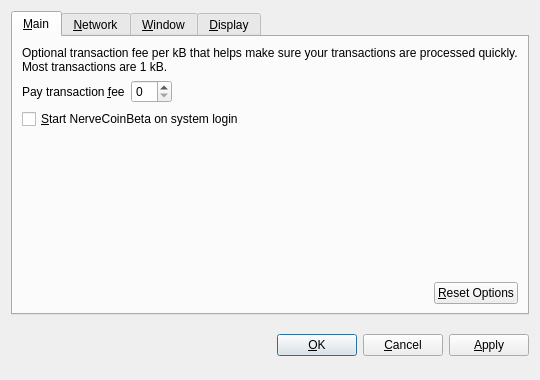
<?xml version="1.0" encoding="UTF-8"?>
<ui version="4.0">
 <class>OptionsDialog</class>
 <widget class="QDialog" name="OptionsDialog">
  <property name="geometry">
   <rect>
    <x>0</x>
    <y>0</y>
    <width>540</width>
    <height>380</height>
   </rect>
  </property>
  <property name="windowTitle">
   <string>Options</string>
  </property>
  <property name="modal">
   <bool>true</bool>
  </property>
  <layout class="QVBoxLayout" name="verticalLayout">
   <item>
    <widget class="QTabWidget" name="tabWidget">
     <property name="tabPosition">
      <enum>QTabWidget::North</enum>
     </property>
     <property name="currentIndex">
      <number>0</number>
     </property>
     <widget class="QWidget" name="tabMain">
      <attribute name="title">
       <string>&amp;Main</string>
      </attribute>
      <layout class="QVBoxLayout" name="verticalLayout_Main">
       <item>
        <widget class="QLabel" name="transactionFeeInfoLabel">
         <property name="text">
          <string>Optional transaction fee per kB that helps make sure your transactions are processed quickly. Most transactions are 1 kB.</string>
         </property>
         <property name="textFormat">
          <enum>Qt::PlainText</enum>
         </property>
         <property name="wordWrap">
          <bool>true</bool>
         </property>
        </widget>
       </item>
       <item>
        <layout class="QHBoxLayout" name="horizontalLayout_1_Main">
         <item>
          <widget class="QLabel" name="transactionFeeLabel">
           <property name="text">
            <string>Pay transaction &amp;fee</string>
           </property>
           <property name="textFormat">
            <enum>Qt::PlainText</enum>
           </property>
           <property name="buddy">
            <cstring>transactionFee</cstring>
           </property>
          </widget>
         </item>
         <item>
          <widget class="BitcoinAmountField" name="transactionFee"/>
         </item>
         <item>
          <spacer name="horizontalSpacer_1_Main">
           <property name="orientation">
            <enum>Qt::Horizontal</enum>
           </property>
           <property name="sizeHint" stdset="0">
            <size>
             <width>40</width>
             <height>20</height>
            </size>
           </property>
          </spacer>
         </item>
        </layout>
       </item>
       <item>
        <widget class="QCheckBox" name="bitcoinAtStartup">
         <property name="toolTip">
          <string>Automatically start NerveCoinBeta after logging in to the system.</string>
         </property>
         <property name="text">
          <string>&amp;Start NerveCoinBeta on system login</string>
         </property>
        </widget>
       </item>
       <item>
        <spacer name="verticalSpacer_Main">
         <property name="orientation">
          <enum>Qt::Vertical</enum>
         </property>
         <property name="sizeHint" stdset="0">
          <size>
           <width>20</width>
           <height>40</height>
          </size>
         </property>
        </spacer>
       </item>
       <item>
        <layout class="QHBoxLayout" name="horizontalLayout_2_Main">
         <item>
          <spacer name="horizontalSpacer_2_Main">
           <property name="orientation">
            <enum>Qt::Horizontal</enum>
           </property>
           <property name="sizeHint" stdset="0">
            <size>
             <width>40</width>
             <height>20</height>
            </size>
           </property>
          </spacer>
         </item>
         <item>
          <widget class="QPushButton" name="resetButton">
           <property name="toolTip">
            <string>Reset all client options to default.</string>
           </property>
           <property name="text">
            <string>&amp;Reset Options</string>
           </property>
           <property name="autoDefault">
            <bool>false</bool>
           </property>
          </widget>
         </item>
        </layout>
       </item>
      </layout>
     </widget>
     <widget class="QWidget" name="tabNetwork">
      <attribute name="title">
       <string>&amp;Network</string>
      </attribute>
      <layout class="QVBoxLayout" name="verticalLayout_Network">
       <item>
        <widget class="QCheckBox" name="mapPortUpnp">
         <property name="toolTip">
          <string>Automatically open the NerveCoinBeta client port on the router. This only works when your router supports UPnP and it is enabled.</string>
         </property>
         <property name="text">
          <string>Map port using &amp;UPnP</string>
         </property>
        </widget>
       </item>
       <item>
        <widget class="QCheckBox" name="connectSocks">
         <property name="toolTip">
          <string>Connect to the NerveCoinBeta network through a SOCKS proxy (e.g. when connecting through Tor).</string>
         </property>
         <property name="text">
          <string>&amp;Connect through SOCKS proxy:</string>
         </property>
        </widget>
       </item>
       <item>
        <layout class="QHBoxLayout" name="horizontalLayout_Network">
         <item>
          <widget class="QLabel" name="proxyIpLabel">
           <property name="text">
            <string>Proxy &amp;IP:</string>
           </property>
           <property name="textFormat">
            <enum>Qt::PlainText</enum>
           </property>
           <property name="buddy">
            <cstring>proxyIp</cstring>
           </property>
          </widget>
         </item>
         <item>
          <widget class="QValidatedLineEdit" name="proxyIp">
           <property name="maximumSize">
            <size>
             <width>140</width>
             <height>16777215</height>
            </size>
           </property>
           <property name="toolTip">
            <string>IP address of the proxy (e.g. 127.0.0.1)</string>
           </property>
          </widget>
         </item>
         <item>
          <widget class="QLabel" name="proxyPortLabel">
           <property name="text">
            <string>&amp;Port:</string>
           </property>
           <property name="textFormat">
            <enum>Qt::PlainText</enum>
           </property>
           <property name="buddy">
            <cstring>proxyPort</cstring>
           </property>
          </widget>
         </item>
         <item>
          <widget class="QLineEdit" name="proxyPort">
           <property name="maximumSize">
            <size>
             <width>55</width>
             <height>16777215</height>
            </size>
           </property>
           <property name="toolTip">
            <string>Port of the proxy (e.g. 9050)</string>
           </property>
          </widget>
         </item>
         <item>
          <widget class="QLabel" name="socksVersionLabel">
           <property name="text">
            <string>SOCKS &amp;Version:</string>
           </property>
           <property name="textFormat">
            <enum>Qt::PlainText</enum>
           </property>
           <property name="buddy">
            <cstring>socksVersion</cstring>
           </property>
          </widget>
         </item>
         <item>
          <widget class="QValueComboBox" name="socksVersion">
           <property name="toolTip">
            <string>SOCKS version of the proxy (e.g. 5)</string>
           </property>
          </widget>
         </item>
         <item>
          <spacer name="horizontalSpacer_Network">
           <property name="orientation">
            <enum>Qt::Horizontal</enum>
           </property>
           <property name="sizeHint" stdset="0">
            <size>
             <width>40</width>
             <height>20</height>
            </size>
           </property>
          </spacer>
         </item>
        </layout>
       </item>
       <item>
        <spacer name="verticalSpacer_Network">
         <property name="orientation">
          <enum>Qt::Vertical</enum>
         </property>
         <property name="sizeHint" stdset="0">
          <size>
           <width>20</width>
           <height>40</height>
          </size>
         </property>
        </spacer>
       </item>
      </layout>
     </widget>
     <widget class="QWidget" name="tabWindow">
      <attribute name="title">
       <string>&amp;Window</string>
      </attribute>
      <layout class="QVBoxLayout" name="verticalLayout_Window">
       <item>
        <widget class="QCheckBox" name="minimizeToTray">
         <property name="toolTip">
          <string>Show only a tray icon after minimizing the window.</string>
         </property>
         <property name="text">
          <string>&amp;Minimize to the tray instead of the taskbar</string>
         </property>
        </widget>
       </item>
       <item>
        <widget class="QCheckBox" name="minimizeOnClose">
         <property name="toolTip">
          <string>Minimize instead of exit the application when the window is closed. When this option is enabled, the application will be closed only after selecting Quit in the menu.</string>
         </property>
         <property name="text">
          <string>M&amp;inimize on close</string>
         </property>
        </widget>
       </item>
       <item>
        <spacer name="verticalSpacer_Window">
         <property name="orientation">
          <enum>Qt::Vertical</enum>
         </property>
         <property name="sizeHint" stdset="0">
          <size>
           <width>20</width>
           <height>40</height>
          </size>
         </property>
        </spacer>
       </item>
      </layout>
     </widget>
     <widget class="QWidget" name="tabDisplay">
      <attribute name="title">
       <string>&amp;Display</string>
      </attribute>
      <layout class="QVBoxLayout" name="verticalLayout_Display">
       <item>
        <layout class="QHBoxLayout" name="horizontalLayout_1_Display">
         <item>
          <widget class="QLabel" name="langLabel">
           <property name="text">
            <string>User Interface &amp;language:</string>
           </property>
           <property name="textFormat">
            <enum>Qt::PlainText</enum>
           </property>
           <property name="buddy">
            <cstring>lang</cstring>
           </property>
          </widget>
         </item>
         <item>
          <widget class="QValueComboBox" name="lang">
           <property name="toolTip">
            <string>The user interface language can be set here. This setting will take effect after restarting NerveCoinBeta.</string>
           </property>
          </widget>
         </item>
        </layout>
       </item>
       <item>
        <layout class="QHBoxLayout" name="horizontalLayout_2_Display">
         <item>
          <widget class="QLabel" name="unitLabel">
           <property name="text">
            <string>&amp;Unit to show amounts in:</string>
           </property>
           <property name="textFormat">
            <enum>Qt::PlainText</enum>
           </property>
           <property name="buddy">
            <cstring>unit</cstring>
           </property>
          </widget>
         </item>
         <item>
          <widget class="QValueComboBox" name="unit">
           <property name="toolTip">
            <string>Choose the default subdivision unit to show in the interface and when sending coins.</string>
           </property>
          </widget>
         </item>
        </layout>
       </item>
       <item>
        <widget class="QCheckBox" name="displayAddresses">
         <property name="toolTip">
          <string>Whether to show NerveCoinBeta addresses in the transaction list or not.</string>
         </property>
         <property name="text">
          <string>&amp;Display addresses in transaction list</string>
         </property>
        </widget>
       </item>
       <item>
        <spacer name="verticalSpacer_Display">
         <property name="orientation">
          <enum>Qt::Vertical</enum>
         </property>
         <property name="sizeHint" stdset="0">
          <size>
           <width>20</width>
           <height>40</height>
          </size>
         </property>
        </spacer>
       </item>
      </layout>
     </widget>
    </widget>
   </item>
   <item>
    <layout class="QHBoxLayout" name="horizontalLayout_Buttons">
     <item>
      <spacer name="horizontalSpacer_1">
       <property name="orientation">
        <enum>Qt::Horizontal</enum>
       </property>
       <property name="sizeHint" stdset="0">
        <size>
         <width>40</width>
         <height>48</height>
        </size>
       </property>
      </spacer>
     </item>
     <item>
      <widget class="QLabel" name="statusLabel">
       <property name="font">
        <font>
         <weight>75</weight>
         <bold>true</bold>
        </font>
       </property>
       <property name="text">
        <string/>
       </property>
       <property name="textFormat">
        <enum>Qt::PlainText</enum>
       </property>
       <property name="wordWrap">
        <bool>true</bool>
       </property>
      </widget>
     </item>
     <item>
      <spacer name="horizontalSpacer_2">
       <property name="orientation">
        <enum>Qt::Horizontal</enum>
       </property>
       <property name="sizeHint" stdset="0">
        <size>
         <width>40</width>
         <height>48</height>
        </size>
       </property>
      </spacer>
     </item>
     <item>
      <widget class="QPushButton" name="okButton">
       <property name="text">
        <string>&amp;OK</string>
       </property>
      </widget>
     </item>
     <item>
      <widget class="QPushButton" name="cancelButton">
       <property name="text">
        <string>&amp;Cancel</string>
       </property>
       <property name="autoDefault">
        <bool>false</bool>
       </property>
      </widget>
     </item>
     <item>
      <widget class="QPushButton" name="applyButton">
       <property name="text">
        <string>&amp;Apply</string>
       </property>
       <property name="autoDefault">
        <bool>false</bool>
       </property>
      </widget>
     </item>
    </layout>
   </item>
  </layout>
 </widget>
 <customwidgets>
  <customwidget>
   <class>BitcoinAmountField</class>
   <extends>QSpinBox</extends>
   <header>bitcoinamountfield.h</header>
  </customwidget>
  <customwidget>
   <class>QValueComboBox</class>
   <extends>QComboBox</extends>
   <header>qvaluecombobox.h</header>
  </customwidget>
  <customwidget>
   <class>QValidatedLineEdit</class>
   <extends>QLineEdit</extends>
   <header>qvalidatedlineedit.h</header>
  </customwidget>
 </customwidgets>
 <resources/>
 <connections/>
</ui>
